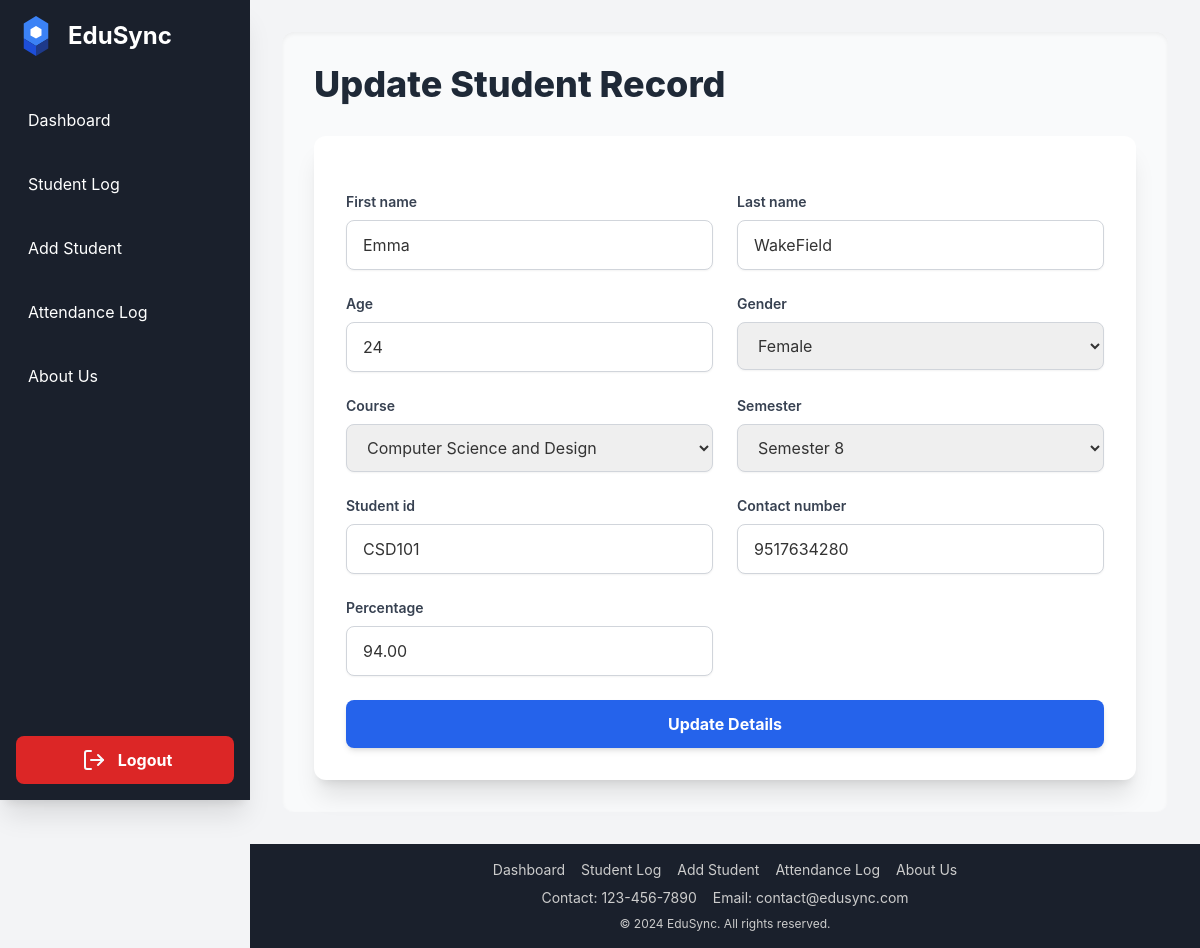
Screenshot of /update-student/7/ (signed in) with the database file from the repository.
### core/models.py (models this page shows, shortened)
class Student(models.Model):
    GENDER_CHOICES = [
        ('M', 'Male'),
        ('F', 'Female'),
        ('O', 'Other'),
    ]
    COURSE_CHOICES = [
        ('CE', 'Computer Engineering'),
        ('IT', 'Information Technology'),
        ('CSD', 'Computer Science and Design'),
        ('AIML', 'Artificial Intelligence and Machine Learning'),
        ('AIDS', 'Artificial Intelligence and Data Science'),
        ('RAI', 'Robotics and AI'),
        ('CSE', 'Computer Science and Engineering'),
        ('CST', 'Computer Science and Technology'),
        ('CSIT', 'Computer Science and Information Technology'),
        ('CEA', 'Computer Engineering and Automation'),
    ]
    SEMESTER_CHOICES = [
        (str(i), f'Semester {i}') for i in range(1, 9)
    ]
    first_name = models.CharField(max_length=100)
    last_name = models.CharField(max_length=100)
    age = models.IntegerField()
    gender = models.CharField(max_length=1, choices=GENDER_CHOICES)
    course = models.CharField(max_length=10, choices=COURSE_CHOICES)
    semester = models.CharField(max_length=2, choices=SEMESTER_CHOICES)
    student_id = models.CharField(max_length=20, unique=True)
    contact_number = models.CharField(max_length=15, blank=True, null=True)
    percentage = models.DecimalField(max_digits=5, decimal_places=2)

### core/views.py (the view)
# urls.py: path('update-student/<int:pk>/', views.update_student_view, name='update_student'),
@login_required(login_url='login')
def update_student_view(request, pk):
    student = get_object_or_404(Student, pk=pk)
    if request.method == 'POST':
        form = AddStudentForm(request.POST, instance=student)
        if form.is_valid():
            form.save()
            messages.success(request, 'Student record updated successfully!')
            return redirect('student_log')
        else:
            messages.error(request, 'There was an error updating the student record.')
    else:
        form = AddStudentForm(instance=student)
    return render(request, 'core/update_student.html', {'form': form})

### core/forms.py
class AddStudentForm(forms.ModelForm):
    class Meta:
        model = Student
        fields = ['first_name', 'last_name', 'age', 'gender', 'course', 'semester', 'student_id', 'contact_number', 'percentage']
    def __init__(self, *args, **kwargs):
        super().__init__(*args, **kwargs)
        for field in self.fields.values():
            field.widget.attrs.update({
                'class': 'w-full px-4 py-3 border border-gray-300 rounded-lg shadow-sm focus:outline-none focus:ring-2 focus:ring-blue-500 focus:border-transparent transition duration-200'
            })

### core/templates/core/update_student.html (shortened to what this page needs)
{% extends 'core/base.html' %}
{% block content %}
<div class="p-8 bg-gray-50 rounded-xl shadow-inner w-full">
    <h2 class="text-4xl font-extrabold text-gray-800 mb-8">Update Student Record</h2>
    <div class="bg-white p-8 rounded-xl shadow-xl w-full">
        <form method="post" class="space-y-6">
            <div class="grid grid-cols-1 md:grid-cols-2 gap-6">
                {% for field in form %}
                <div>
                    <label class="block text-gray-700 text-sm font-semibold mb-2">{{ field.label }}</label>
                    {{ field }}
                </div>
                {% endfor %}
            </div>
            <button type="submit" class="w-full mt-6 bg-blue-600 hover:bg-blue-700 text-white font-bold py-3 px-4 rounded-lg shadow-md transition duration-200">Update Details</button>
        </form>
    </div>
</div>
{% endblock %}

### core/templates/core/base.html (style rules this page uses)
body { font-family: 'Inter', sans-serif; background-color: #f7fafc; color: #333; }

### rows the page displays
Student: form "Emma" "WakeField" "24" "Female" "Computer Science and Design" "Semester 8" "CSD101" "9517634280" "94.00"

### other values shown
{{ field.label }} "First name" "Last name" "Age" "Gender" "Course" "Semester" "Student id" "Contact number" "Percentage"
